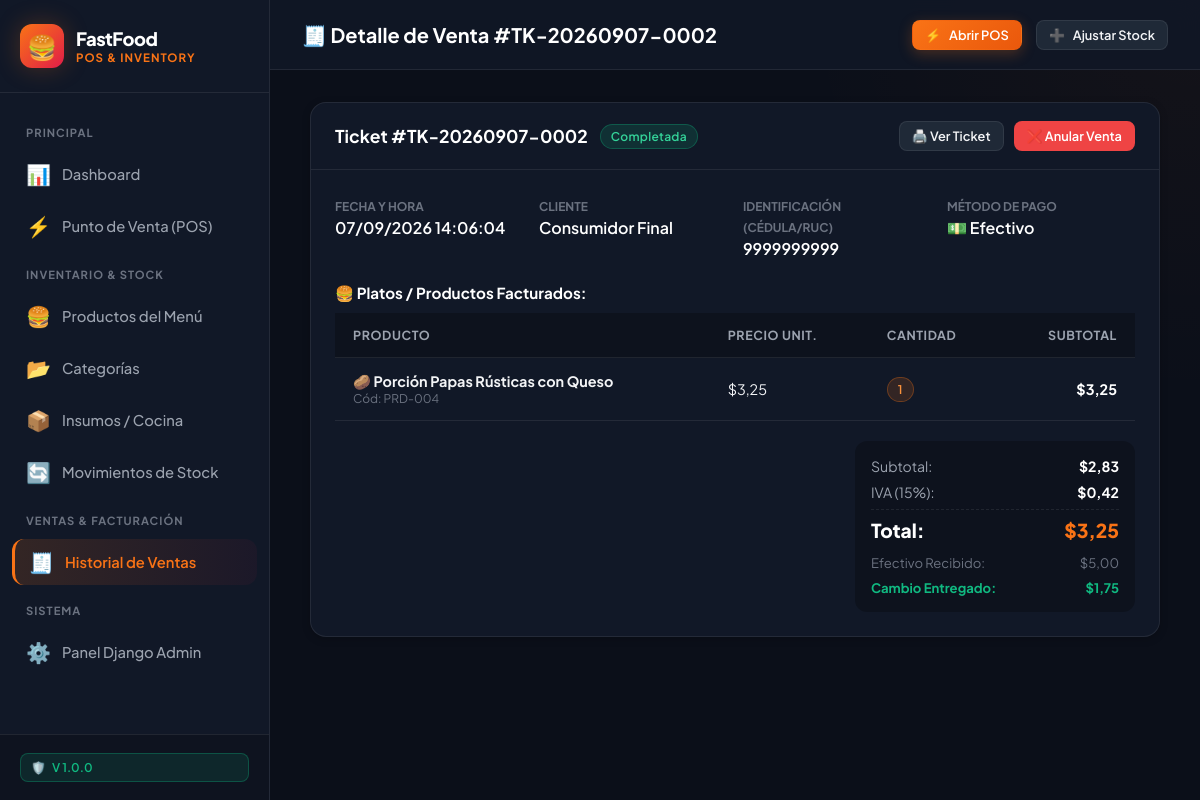
/ventas/2/, run on the app's committed database.
### inventory_sales/models.py (models this page shows, shortened)
class Venta(models.Model):
    METODOS_PAGO = [
        ('EFECTIVO', '💵 Efectivo'),
        ('TARJETA', '💳 Tarjeta de Débito/Crédito'),
        ('TRANSFERENCIA', '📱 Transferencia / QR'),
    ]
    ESTADOS_VENTA = [
        ('COMPLETADA', '✅ Completada'),
        ('ANULADA', '❌ Anulada'),
    ]
    numero_ticket = models.CharField(max_length=30, unique=True, verbose_name="N° Ticket / Factura")
    cliente_nombre = models.CharField(max_length=150, default="Consumidor Final", verbose_name="Nombre del Cliente")
    cliente_identificacion = models.CharField(max_length=20, default="9999999999", verbose_name="RUC / Cédula")
    metodo_pago = models.CharField(max_length=20, choices=METODOS_PAGO, default='EFECTIVO', verbose_name="Método de Pago")
    monto_recibido = models.DecimalField(max_digits=10, decimal_places=2, default=0.00, verbose_name="Monto Recibido ($)")
    cambio = models.DecimalField(max_digits=10, decimal_places=2, default=0.00, verbose_name="Cambio ($)")
    subtotal = models.DecimalField(max_digits=10, decimal_places=2, default=0.00, verbose_name="Subtotal ($)")
    iva = models.DecimalField(max_digits=10, decimal_places=2, default=0.00, verbose_name="IVA (15%) ($)")
    total = models.DecimalField(max_digits=10, decimal_places=2, default=0.00, verbose_name="Total ($)")
    estado = models.CharField(max_length=20, choices=ESTADOS_VENTA, default='COMPLETADA', verbose_name="Estado")
    observaciones = models.TextField(blank=True, verbose_name="Observaciones / Nota")
    creado_en = models.DateTimeField(auto_now_add=True, verbose_name="Fecha y Hora")
    class Meta:
        verbose_name = "Venta"
        verbose_name_plural = "Ventas Realizadas"
        ordering = ['-creado_en']

class DetalleVenta(models.Model):
    venta = models.ForeignKey(Venta, on_delete=models.CASCADE, related_name='detalles', verbose_name="Venta")
    producto = models.ForeignKey(Producto, on_delete=models.PROTECT, related_name='ventas_detalle', verbose_name="Producto")
    cantidad = models.PositiveIntegerField(validators=[MinValueValidator(1)], verbose_name="Cantidad")
    precio_unitario = models.DecimalField(max_digits=10, decimal_places=2, verbose_name="Precio Unitario ($)")
    subtotal = models.DecimalField(max_digits=10, decimal_places=2, verbose_name="Subtotal ($)")
    class Meta:
        verbose_name = "Detalle de Venta"
        verbose_name_plural = "Detalles de Venta"

class Producto(models.Model):
    codigo = models.CharField(max_length=50, unique=True, verbose_name="Código de Producto")
    nombre = models.CharField(max_length=150, verbose_name="Nombre del Producto")
    categoria = models.ForeignKey(Categoria, on_delete=models.CASCADE, related_name='productos', verbose_name="Categoría")
    precio = models.DecimalField(
        max_digits=10,
        decimal_places=2,
        validators=[MinValueValidator(Decimal('0.01'))],
        verbose_name="Precio de Venta ($)"
    )
    costo = models.DecimalField(
        max_digits=10,
        decimal_places=2,
        default=0.00,
        validators=[MinValueValidator(Decimal('0.00'))],
        verbose_name="Costo Estimado ($)"
    )
    stock_disponible = models.PositiveIntegerField(
        default=0,
        verbose_name="Stock Disponible (Unidades)"
    )
    stock_minimo = models.PositiveIntegerField(
        default=5,
        verbose_name="Stock Mínimo de Alerta"
    )
    descripcion = models.TextField(blank=True, verbose_name="Descripción de Ingredientes / Combo")
    emoji = models.CharField(max_length=50, default="🍔", verbose_name="Emoji Representativo")
    activo = models.BooleanField(default=True, verbose_name="Disponible para Venta")
    creado_en = models.DateTimeField(auto_now_add=True, verbose_name="Fecha de Creación")
    actualizado_en = models.DateTimeField(auto_now=True, verbose_name="Última Actualización")
    class Meta:
        verbose_name = "Producto del Menú"
        verbose_name_plural = "Productos del Menú"
        ordering = ['categoria', 'nombre']

### inventory_sales/views.py (the view)
# urls.py: path('ventas/<int:pk>/', views.VentaDetailView.as_view(), name='sale_detail'),
class VentaDetailView(DetailView):
    model = Venta
    template_name = 'inventory_sales/sale_detail.html'
    context_object_name = 'venta'

### templates/inventory_sales/sale_detail.html (shortened to what this page needs)
{% extends 'base.html' %}
{% block page_title %}🧾 Detalle de Venta #{{ venta.numero_ticket }}{% endblock %}
{% block content %}
<div style="max-width: 850px; margin: 0 auto; display: flex; flex-direction: column; gap: 20px;">
    <div class="card">
        <div class="card-header">
            <div style="display: flex; align-items: center; gap: 12px;">
                <strong style="color: #fff; font-size: 1.1rem;">Ticket #{{ venta.numero_ticket }}</strong>
                {% if venta.estado == 'COMPLETADA' %}
                    <span class="badge badge-success">Completada</span>
                {% else %}
                    <span class="badge badge-danger">Anulada</span>
                {% endif %}
            </div>
            <div style="display: flex; gap: 10px;">
                <a href="{% url 'sale_receipt' venta.pk %}" target="_blank" class="btn btn-secondary btn-sm">🖨️ Ver Ticket</a>
                {% if venta.estado == 'COMPLETADA' %}
                    <a href="{% url 'sale_cancel' venta.pk %}" class="btn btn-danger btn-sm">❌ Anular Venta</a>
                {% endif %}
            </div>
        </div>
        <div class="card-body">
            <div style="display: grid; grid-template-columns: repeat(auto-fit, minmax(180px, 1fr)); gap: 16px; margin-bottom: 24px;">
                <div>
                    <span style="font-size: 0.75rem; color: var(--text-dim); text-transform: uppercase; font-weight: 700;">Fecha y Hora</span>
                    <div style="font-weight: 600; color: #fff; margin-top: 2px;">{{ venta.creado_en|date:"d/m/Y H:i:s" }}</div>
                </div>
                <div>
                    <span style="font-size: 0.75rem; color: var(--text-dim); text-transform: uppercase; font-weight: 700;">Cliente</span>
                    <div style="font-weight: 600; color: #fff; margin-top: 2px;">{{ venta.cliente_nombre }}</div>
                </div>
                <div>
                    <span style="font-size: 0.75rem; color: var(--text-dim); text-transform: uppercase; font-weight: 700;">Identificación (Cédula/RUC)</span>
                    <div style="font-weight: 600; color: #fff; margin-top: 2px;">{{ venta.cliente_identificacion }}</div>
                </div>
                <div>
                    <span style="font-size: 0.75rem; color: var(--text-dim); text-transform: uppercase; font-weight: 700;">Método de Pago</span>
                    <div style="font-weight: 600; color: #fff; margin-top: 2px;">{{ venta.get_metodo_pago_display }}</div>
                </div>
            </div>
            <strong style="color: #fff; display: block; margin-bottom: 10px; font-size: 0.95rem;">🍔 Platos / Productos Facturados:</strong>
            <div class="table-responsive" style="margin-bottom: 20px;">
                <table class="custom-table">
                    <thead>
                        <tr>
                            <th>Producto</th>
                            <th>Precio Unit.</th>
                            <th>Cantidad</th>
                            <th style="text-align: right;">Subtotal</th>
                        </tr>
                    </thead>
                    <tbody>
                        {% for item in venta.detalles.all %}
                            <tr>
                                <td>
                                    <strong>{{ item.producto.emoji }} {{ item.producto.nombre }}</strong>
                                    <div style="font-size: 0.75rem; color: var(--text-dim);">Cód: {{ item.producto.codigo }}</div>
                                </td>
                                <td>${{ item.precio_unitario|floatformat:2 }}</td>
                                <td><span class="badge badge-primary">{{ item.cantidad }}</span></td>
                                <td style="text-align: right; font-weight: 700; color: #fff;">${{ item.subtotal|floatformat:2 }}</td>
                            </tr>
                        {% endfor %}
                    </tbody>
                </table>
            </div>
            <div style="display: flex; justify-content: flex-end;">
                <div style="width: 280px; display: flex; flex-direction: column; gap: 8px; background: rgba(0,0,0,0.25); padding: 16px; border-radius: var(--radius-md);">
                    <div style="display: flex; justify-content: space-between; font-size: 0.88rem; color: var(--text-muted);">
                        <span>Subtotal:</span>
                        <strong style="color: #fff;">${{ venta.subtotal|floatformat:2 }}</strong>
                    </div>
                    <div style="display: flex; justify-content: space-between; font-size: 0.88rem; color: var(--text-muted);">
                        <span>IVA (15%):</span>
                        <strong style="color: #fff;">${{ venta.iva|floatformat:2 }}</strong>
                    </div>
                    <div style="display: flex; justify-content: space-between; font-size: 1.2rem; font-weight: 800; color: #fff; border-top: 1px dashed var(--border-color); padding-top: 8px;">
                        <span>Total:</span>
                        <span style="color: var(--primary);">${{ venta.total|floatformat:2 }}</span>
                    </div>
                    {% if venta.metodo_pago == 'EFECTIVO' %}
                        <div style="display: flex; justify-content: space-between; font-size: 0.82rem; color: var(--text-dim); margin-top: 4px;">
                            <span>Efectivo Recibido:</span>
                            <span>${{ venta.monto_recibido|floatformat:2 }}</span>
                        </div>
                        <div style="display: flex; justify-content: space-between; font-size: 0.82rem; color: var(--success); font-weight: 700;">
                            <span>Cambio Entregado:</span>
                            <span>${{ venta.cambio|floatformat:2 }}</span>
                        </div>
                    {% endif %}
                </div>
            </div>
        </div>
    </div>
</div>
{% endblock %}

### static/css/styles.css (style rules this page uses)
:root { --bg-main: #0b0f19; --bg-surface: #111827; --bg-card: #1f2937; --bg-card-hover: #283548; --border-color: rgba(255, 255, 255, 0.08); --border-focus: #f97316; --primary: #f97316; --primary-hover: #ea580c; --primary-glow: rgba(249, 115, 22, 0.25); --accent: #e11d48; --accent-glow: rgba(225, 29, 72, 0.25); --success: #10b981; --warning: #f59e0b; --danger: #ef4444; --info: #3b82f6; --text-main: #f3f4f6; --text-muted: #9ca3af; --text-dim: #6b7280; --radius-sm: 8px; --radius-md: 12px; --radius-lg: 16px; --radius-full: 9999px; --shadow-sm: 0 2px 8px rgba(0, 0, 0, 0.2); --shadow-md: 0 4px 20px rgba(0, 0, 0, 0.35); --shadow-glow: 0 0 25px var(--primary-glow); --transition: all 0.25s cubic-bezier(0.4, 0, 0.2, 1); }
* { margin: 0; padding: 0; box-sizing: border-box; }
body { font-family: 'Plus Jakarta Sans', -apple-system, BlinkMacSystemFont, sans-serif; background-color: var(--bg-main); color: var(--text-main); min-height: 100vh; display: flex; overflow-x: hidden; }
.btn { display: inline-flex; align-items: center; justify-content: center; gap: 8px; padding: 9px 18px; border-radius: var(--radius-md); font-size: 0.9rem; font-weight: 600; text-decoration: none; cursor: pointer; border: 1px solid transparent; transition: var(--transition); }
.btn-secondary { background-color: var(--bg-card); border: 1px solid var(--border-color); color: var(--text-main); }
.btn-danger { background-color: var(--danger); color: #fff; }
.btn-sm { padding: 6px 12px; font-size: 0.8rem; border-radius: var(--radius-sm); }
.badge { display: inline-flex; align-items: center; gap: 5px; padding: 4px 10px; border-radius: var(--radius-full); font-size: 0.75rem; font-weight: 600; letter-spacing: 0.3px; }
.badge-success { background: rgba(16, 185, 129, 0.15); color: #34d399; border: 1px solid rgba(16, 185, 129, 0.3); }
.badge-primary { background: rgba(249, 115, 22, 0.15); color: #fb923c; border: 1px solid rgba(249, 115, 22, 0.3); }
.card { background-color: var(--bg-surface); border: 1px solid var(--border-color); border-radius: var(--radius-lg); overflow: hidden; box-shadow: var(--shadow-sm); transition: var(--transition); }
.card-header { padding: 18px 24px; border-bottom: 1px solid var(--border-color); display: flex; align-items: center; justify-content: space-between; }
.card-body { padding: 24px; }
.table-responsive { width: 100%; overflow-x: auto; }
.custom-table { width: 100%; border-collapse: collapse; text-align: left; }
.custom-table th { background-color: rgba(0, 0, 0, 0.25); padding: 14px 18px; font-size: 0.78rem; font-weight: 700; text-transform: uppercase; letter-spacing: 0.6px; color: var(--text-muted); border-bottom: 1px solid var(--border-color); }
.custom-table td { padding: 14px 18px; font-size: 0.9rem; border-bottom: 1px solid var(--border-color); vertical-align: middle; }
.custom-table tbody tr { transition: var(--transition); }

### data on the page
Venta: numero_ticket "TK-20260907-0002", creado_en "07/09/2026 14:06:04", cliente_nombre "Consumidor Final", cliente_identificacion "9999999999", metodo_pago "💵 Efectivo", subtotal "2,83", iva "0,42", total "3,25", monto_recibido "5,00", cambio "1,75"
DetalleVenta: producto.emoji "🥔", producto.nombre "Porción Papas Rústicas con Queso", producto.codigo "PRD-004", precio_unitario "3,25", cantidad "1", subtotal "3,25"
